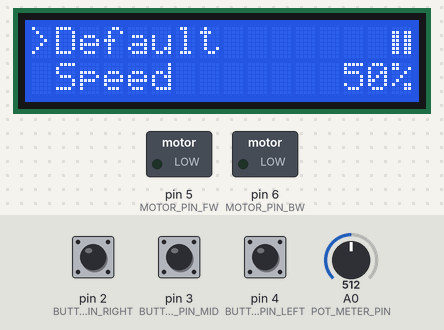
The sketch below on a simulated Arduino Uno, built with avr-gcc and run on an emulated ATmega328P. Shown: 16×2 character LCD, switched loads named in the sketch (green lamp = pin HIGH). The inputs (shaded band) are chosen by the test bench; at power-on: pin 4 (BUTTON_PIN_LEFT) HIGH, pin 2 (BUTTON_PIN_RIGHT) HIGH, A0 (POT_METER_PIN) = 512, pin 3 (BUTTON_PIN_MID) HIGH. Random numbers use the default seed unless the sketch sets one.

Above: at 1.3 s.
1.4 s: pin 4 (BUTTON_PIN_LEFT) pulled LOW for 0.15 s
At 2.4 s:
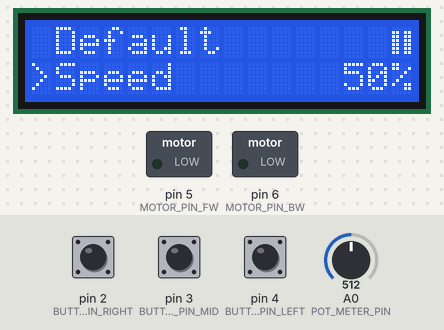
3.0 s: pin 4 (BUTTON_PIN_LEFT) pulled LOW for 1 s
At 3.8 s:
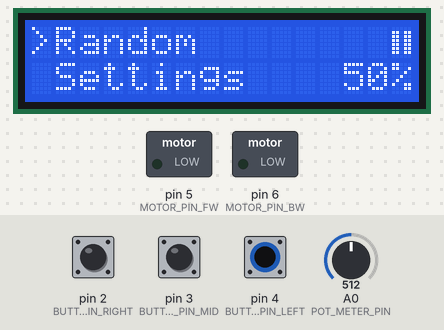
5.5 s: pin 2 (BUTTON_PIN_RIGHT) pulled LOW for 0.15 s
At 5.8 s:
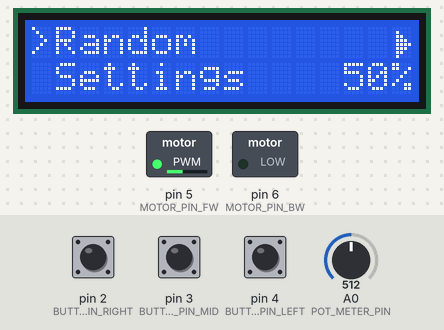
8.6 s: pin 2 (BUTTON_PIN_RIGHT) pulled LOW for 1 s
At 9.0 s:
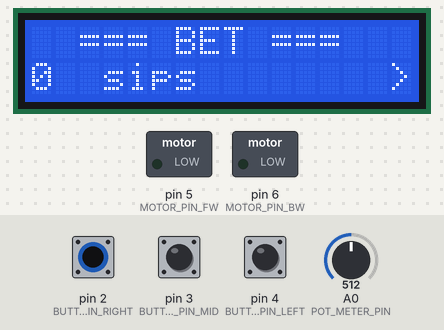
11.1 s: pin 2 (BUTTON_PIN_RIGHT) driven LOW and pin 4 (BUTTON_PIN_LEFT) driven LOW
At 11.5 s:
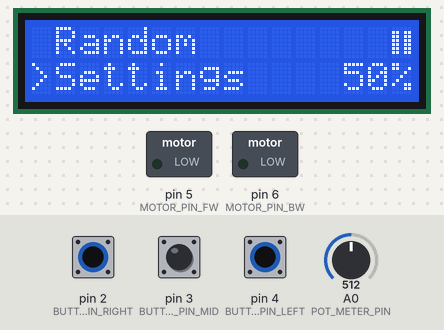
12.7 s: A0 (POT_METER_PIN) set to 716
At 14.1 s:
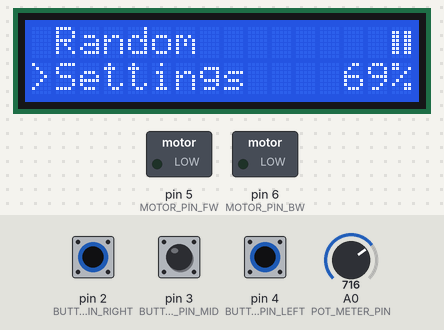
Timing chart, 0 to 15.2 s (numbered marks = the images above; inputs shaded):
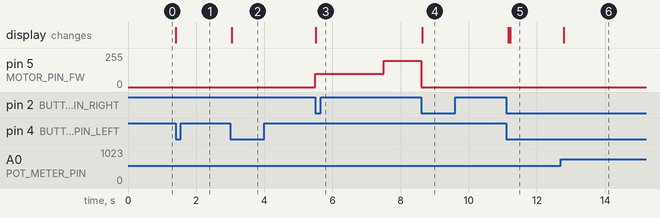

The sketch:

stef.ino
```cpp
// (c) 2022, Jos Zuijderwijk
#define VERSION 1.0

#include <Wire.h>
#include <LiquidCrystal_I2C.h>
#include <EEPROM.h>

LiquidCrystal_I2C lcd(0x27,16,2); // A4 / A5

// BUTTONS
const int DEBOUNCE = 50;
unsigned long buttonTimer = 0;

// prev values
bool buttonLeftState = false;
bool buttonMidState = false;
bool buttonRightState = false;
int prevPot = 0;

// read rotary
const int POT_INTERVAL = 100; // 100 ms
unsigned long potTimer = 0;

// PINS
const int BUTTON_PIN_LEFT = 4; // D4
const int BUTTON_PIN_MID = 3; // D3
const int BUTTON_PIN_RIGHT = 2; // D2
const int MOTOR_PIN_FW = 5;
const int MOTOR_PIN_BW = 6;
const int POT_METER_PIN = A0;

// CUSTOM CHARACTERS
byte playChar[] = {
  B00000, B01000, B01100, B01110,
  B01111, B01110, B01100, B01000
};

byte pauseChar[] = {
  B00000, B11011, B11011, B11011,
  B11011, B11011, B11011, B00000
};


#define ARRAY_SIZE(x) sizeof(x)/sizeof(x[0])

// EEPROM settings
#define DATA_ADDRESS 0

struct saveData{
  bool bets;
  int level;
};

saveData data;

// MENU SETTINGS
int menuPos = 0;
char *Menu[] = {"Default", "Speed", "Random", "Settings"};
char *Settings[] = {"Show bets", "Level"};
enum menu { main, settings, bet, info};
menu currentMenu = main;

int speed = 33;
const int defaultSpeed = 33;
bool start = false;
bool customSpeed = false; // determines whether speed can be changed if stef already started
bool randomSpeed = false; // determines whether the speed is randomly changed
int infoCounter = 0; // press mid 5 times and go to infoscreen

int prevPos = 0; // position in main menu if one returns

// Settings for random run
const int MIN_RANDOM_SPEED = 20; // %
const int MAX_RANDOM_SPEED = 100;
const int MIN_RANDOM_TIME = 2000; // ms
const int MAX_RANDOM_TIME = 12000;
const int BW_INTERVAL = 1000; // 1 s of going backwards
const int BACKWARDS_PROB = 8; // 1/8 chance that stef goes backwards
unsigned long randomTimer = 0;
int randomInterval = 0;

// settings
boolean bets = false; // Show bets at the end
enum difficulty {easy, medium, hard};
difficulty level = medium;

// bets
char *Bets[] = {"sips", "shot", "rutgershot"};
int EasyIntervals[] = {2, 8, 1, 1, 1, 1};   // min/max amount of sips, shots, rutgershots
int EasyProb[] = {8, 1, 1}; // probability distribution
int MedIntervals[] = {5, 10, 1,1, 1,1};
int MedProb[] = {5, 3, 2};
int HardIntervals[] = {5, 15, 1, 2, 1, 1};
int HardProb[] = {7, 1, 2};

// Load menu
void refreshMenu(){

  clearMenuItems();

  // draw >
  if (!start) refreshCursor();

  lcd.setCursor(1, 0);

  switch (currentMenu){
    case main:
      lcd.print(Menu[2 * (menuPos / 2)]);

      // Second menu item
      lcd.setCursor(1,1);
      lcd.print(Menu[2 * (menuPos / 2) + 1]);

      break;
    case settings:
      lcd.print(Settings[0]);
      lcd.setCursor(1, 1);
      lcd.print(Settings[1]);
      break;
  }

}

// clear the two menu items
void clearMenuItems(){
  lcd.setCursor(1,0);
  lcd.print("            ");
  lcd.setCursor(1,1);
  lcd.print("            ");
}

// set speed in the bottom right corner
void refreshSpeed(){
  if (currentMenu != main)
    return;

  int c = 0;

  if (speed < 10)
    c = 1;
  else if (speed == 100)
    c = -1;

  lcd.setCursor(12,1);
  lcd.print("   ");
  lcd.setCursor(13 + c,1);
  lcd.print(String(speed) + "%");
}

// draw start/pause in the upper right corner
void refreshState(){
  lcd.setCursor(15,0);
  lcd.print(" ");
  lcd.createChar(0, start ? playChar : pauseChar);
  lcd.setCursor(15,0);
  lcd.write(0);
}

// redraw >
void refreshCursor(){
    lcd.setCursor(0, 1 - menuPos % 2);
    lcd.print(" ");
    lcd.setCursor(0, menuPos % 2);
    lcd.print(">");
}

// display settings in the settings menu
void refreshSettings(int i = -1){
  if (i <= 0){
    lcd.setCursor(12, 0);
    lcd.print(bets ? "YES" : " NO");

  }

  if (i <= 1){
    lcd.setCursor(11,1);
    String x;
    if (level == easy)
      x = "EASY";
    else if (level == medium)
      x = " MED";
    else if (level == hard)
      x = "HARD";
    lcd.print(x);
  }
}

// show bets
void showBets() {
  currentMenu = bet;

  String bet;
  int n, r1, r2;
  int *Prob; // points to correct prob dist
  int *Intervals; // points to correct interval

  if (level == easy){
    Prob = EasyProb;
    Intervals = EasyIntervals;
  }
  else if(level == medium){
    Prob = MedProb;
    Intervals = MedIntervals;
  }
  else if (level == hard){
    Prob = HardProb;
    Intervals = HardIntervals;
  }

   // calculate bet
   n = Prob[0] + Prob[1] + Prob[2];
   r1 = random(0, n);  // which bet?

   int b;
   if (r1 <= Prob[0])
     b = 0;
   else if (r1 <= Prob[0] + Prob[1])
     b = 1;
   else
     b = 2;

   bet = Bets[b];
   r2 = random(Intervals[b * 2], Intervals[b*2 + 1] + 1); // how many?

  // dirty fix to change 'shot' -> 'shots'
  if (r2 > 1 && b > 0)
    bet += 's';

  lcd.clear();
  lcd.setCursor(2,0);
  lcd.print("=== BET ===");
  lcd.setCursor(0,1);
  lcd.print(r2);
  lcd.setCursor(3,1);
  lcd.print(bet);
  lcd.setCursor(15,1);
  lcd.print(">");

}

void setup()
{
  Serial.begin(115200);
  pinMode(BUTTON_PIN_LEFT, INPUT_PULLUP);
  pinMode(BUTTON_PIN_MID, INPUT_PULLUP);
  pinMode(BUTTON_PIN_RIGHT, INPUT_PULLUP);
  pinMode(MOTOR_PIN_FW, OUTPUT);
  pinMode(MOTOR_PIN_BW, OUTPUT);

  randomSeed(analogRead(1));

  lcd.init();
  lcd.backlight();

  refreshMenu();
  refreshState();
  refreshSpeed();

  // load settings from EEPROM
  EEPROM.get(DATA_ADDRESS, data);

  if (data.bets && data.level){
    bets = data.bets;
    level = data.level;
  }
}


// Run!
void run(int speed = defaultSpeed){
  if (speed > 0){
    analogWrite(MOTOR_PIN_FW, 2.55 * speed);
    analogWrite(MOTOR_PIN_BW, 0);
  } else {
    analogWrite(MOTOR_PIN_FW, 0);
    analogWrite(MOTOR_PIN_BW, -2.55 * speed);
  }
  start = true;

  refreshState();
}

// Stop
void stop(){
  start = false;
  analogWrite(MOTOR_PIN_FW, 0);
  analogWrite(MOTOR_PIN_BW, 0);
  refreshState();
}


// Go to next menu item
void next(){
  int n = 0;
  if (currentMenu == main)
    n = ARRAY_SIZE(Menu);
  else if (currentMenu == settings)
    n = ARRAY_SIZE(Settings);

  menuPos = (menuPos + 1) % n;

  if (menuPos % 2 == 0 && n > 2)
    refreshMenu();
  else
    refreshCursor();
}

// Next menu item
void buttonLeft(){
  infoCounter = 0;
  if (!start){
    next();
  }
}

// go back to main menu
void buttonMid(){
  if (currentMenu == settings){

    // Save settings!
    saveData s = saveData();
    s.bets = bets;
    s.level = level;
    EEPROM.put(DATA_ADDRESS, s);

    // Go to menu
    menuPos = 0;
    currentMenu = main;
    lcd.clear();
    refreshMenu();
    refreshState();
    refreshSpeed();
  } else if (currentMenu == main){
    // Pres mid 5 times and go to info screen
    if (infoCounter == 4){
      infoCounter == 0;
      lcd.clear();
      lcd.setCursor(4,0);
      lcd.print("Stef v");
      lcd.setCursor(10,0);
      lcd.print(String(VERSION,1));
      lcd.setCursor(0,1);
      lcd.print("jos.contact");
      lcd.setCursor(15,1);
      lcd.print(">");
      currentMenu = info;
    } else {
      infoCounter++;
    }
  }
}

// OK
void buttonRight(){
  infoCounter = 0;

  // Which menu?
  switch (currentMenu) {
    case main:
      // RUN (start / stop)
      if (menuPos == 0){
        if (!start) run();
        else stop();
      }

      // SPEED
      else if (menuPos == 1){
        customSpeed = !customSpeed;
        if (!start) run(speed);
        else stop();
      }
        //RANDOM
      else if (menuPos == 2){
        randomSpeed = !randomSpeed;
        if (!start) start = true;
        else stop();
      }

      // SETTINGS
      if (menuPos == 3)
      {
        menuPos = 0;
        currentMenu = settings;
        lcd.clear();
        refreshMenu();
        refreshSettings();
      }
       // show bets?
      else if (bets && menuPos != 3 && !start) {
        prevPos = menuPos; // save old menuPos
        showBets();
      }
      break;
    case settings:
      // Bets
      if (menuPos == 0){
        bets = !bets;
        refreshSettings(0);
        // Level
      } else if(menuPos == 1){
        switch (level){
          case easy:
            level = medium;
            break;
          case medium:
            level = hard;
            break;
          case hard:
            level = easy;
            break;
          default:
            level = medium;
            break;
        }
        refreshSettings(1);
      }
      break;
    default:
      // go back to main menu;
      menuPos = prevPos;
      currentMenu = main;
      lcd.clear();
      refreshMenu();
      refreshState();
      refreshSpeed();
  }
}


void loop()
{

  // Check if any button is pressed
  if (millis() - buttonTimer > DEBOUNCE){

    bool left = digitalRead(BUTTON_PIN_LEFT) == LOW;
    bool mid = digitalRead(BUTTON_PIN_MID) == LOW;
    bool right = digitalRead(BUTTON_PIN_RIGHT) == LOW;

    if (buttonLeftState != left){
      if (left) buttonLeft();
      buttonLeftState = left;
      buttonTimer = millis();
    }

    if (buttonMidState != mid){
      if (mid) buttonMid();
      buttonMidState = mid;
      buttonTimer = millis();
    }

    if (buttonRightState != right){
      if (right) buttonRight();
      buttonRightState = right;
      buttonTimer = millis();
    }

  }

  // read potmeter
  if (millis() - potTimer > POT_INTERVAL){
    int potVal = analogRead(POT_METER_PIN);

    if (prevPot < potVal - 1 || prevPot > potVal + 1 ){
      speed = potVal / 10.23;
      prevPot = potVal;
      refreshSpeed();
      if (start && customSpeed) run(speed);
    }
    potTimer = millis();
  }

  // change random speed
  if (randomSpeed && millis() - randomTimer > randomInterval){

    int dir = random(BACKWARDS_PROB) == 1 ? -1 : 1;
    int spd = (MIN_RANDOM_SPEED + random(MAX_RANDOM_SPEED - MIN_RANDOM_SPEED)) * dir;
    run(spd);

    // set new interval
    if (dir == 1)
      randomInterval = MIN_RANDOM_TIME + random(MAX_RANDOM_TIME - MAX_RANDOM_TIME);
    else
      randomInterval = BW_INTERVAL;

    randomTimer = millis();
  }

}
```

Measured:
- after the input at 1.4 s, the display: changes at once (image 1)
- after the input at 3.0 s, the display: changes at once (image 2)
- after the input at 5.5 s, pin 5 (MOTOR_PIN_FW): 0/255 → 99/255 at once, → 198/255 2.0 s later; the display: changes at once (image 3)
- after the input at 8.6 s, the display: changes at once (image 4)
- after the input at 11.1 s, the display: first changes after 0.06 s (image 5 shows a later state)
- after the input at 12.7 s, the display: changes after 0.09 s (image 6)
